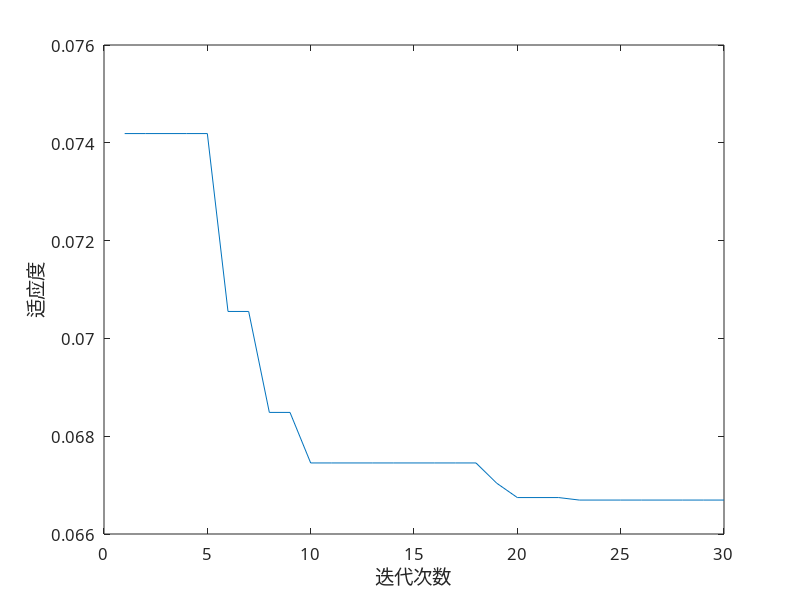

Write MATLAB code to recreate this figure.
fit = [0.0741887738769868, 0.0741887738769868, 0.0741887738769868, 0.0741887738769868, 0.0741887738769868, 0.07055104191302572, 0.07055104191302572, 0.06848655033771997, 0.06848655033771997, 0.06745304847606377, 0.06745304847606377, 0.06745304847606377, 0.06745304847606377, 0.06745304847606377, 0.06745304847606377, 0.06745304847606377, 0.06745304847606377, 0.06745304847606377, 0.06703972399142899, 0.06674512546118731, 0.06674512546118731, 0.06674512546118731, 0.0666941619716391, 0.0666941619716391, 0.0666941619716391, 0.0666941619716391, 0.0666941619716391, 0.0666941619716391, 0.0666941619716391, 0.0666941619716391];
x = 1:30;
scatter(x,fit)
plot(x,fit)

set(gca,'FontName','Times New Rome','FontSize',12);
xlabel('迭代次数','FontSize',14,'FontName','宋体');
ylabel('适应度','FontSize',14,'FontName','宋体');